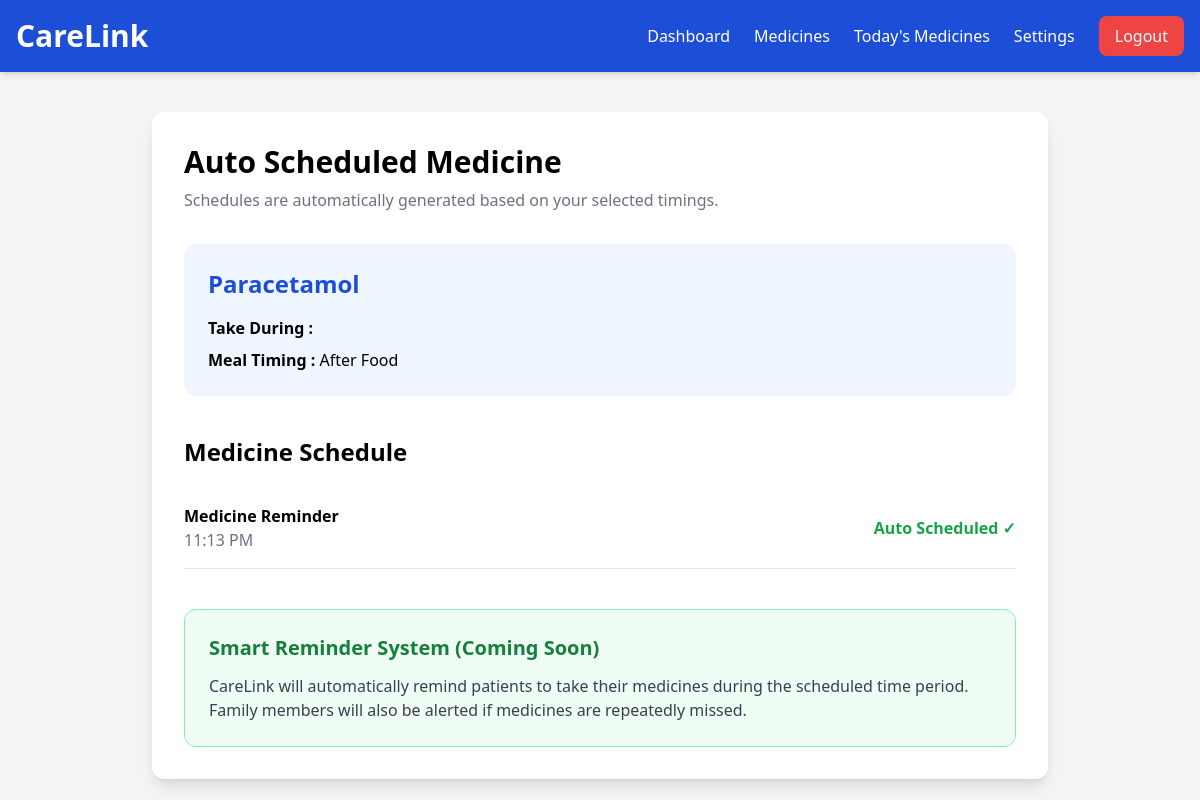
The page /patient/schedule_medicine.php?id=1 (signed in) on the database its author committed.
### tables this page shows
CREATE TABLE `medicines` (
  `id` int(11) NOT NULL,
  `patient_id` int(11) NOT NULL,
  `medicine_name` varchar(100) NOT NULL,
  `dosage` varchar(50) DEFAULT NULL,
  `take_time` varchar(100) DEFAULT NULL,
  `frequency` enum('Once Daily','Twice Daily','Three Times Daily','Weekly','As Needed') NOT NULL,
  `meal_timing` enum('Before Food','After Food','With Food','Anytime') DEFAULT 'Anytime',
  `is_active` tinyint(1) DEFAULT 1,
  `instructions` text DEFAULT NULL,
  `notes` text DEFAULT NULL,
  `start_date` date DEFAULT NULL,
  `end_date` date DEFAULT NULL
);

CREATE TABLE `schedules` (
  `id` int(11) NOT NULL,
  `medicine_id` int(11) NOT NULL,
  `dose_time` time NOT NULL,
  `reminder_enabled` tinyint(1) DEFAULT 1
);

### patient/schedule_medicine.php (the view, shortened to what this page needs)
<?php
require_once "../includes/header.php";
require_once "../config/db.php";
$medicine_id = $_GET["id"];
$medicine = $conn->query("
SELECT
medicine_name,
take_time,
meal_timing
FROM medicines
WHERE id=$medicine_id
")->fetch_assoc();
$schedules = $conn->query("
SELECT *
FROM schedules
WHERE medicine_id=$medicine_id
ORDER BY dose_time
");
?>
<div class="max-w-4xl mx-auto mt-10 bg-white rounded-xl shadow-lg p-8">
<h1 class="text-3xl font-bold">
Auto Scheduled Medicine
</h1>
<p class="text-gray-500 mt-2">
Schedules are automatically generated based on your selected timings.
</p>
<div class="bg-blue-50 rounded-xl p-6 mt-8">
<h2 class="text-2xl font-bold text-blue-700">
<?php echo htmlspecialchars($medicine["medicine_name"]); ?>
</h2>
<p class="mt-4">
<strong>Take During :</strong>
</p>
<p class="mt-2">
<strong>Meal Timing :</strong>
<?php
echo htmlspecialchars($medicine["meal_timing"]);
?>
</p>
</div>
<div class="mt-10">
<h2 class="text-2xl font-bold mb-5">
Medicine Schedule
</h2>
<?php
if($schedules->num_rows==0){
?>
<div class="bg-yellow-50 border border-yellow-300 rounded-xl p-5">
No schedules have been created yet.
</div>
<?php
}else{
while($row=$schedules->fetch_assoc()){
?>
<div class="flex justify-between items-center border-b py-4">
<div>
<p class="font-semibold">
Medicine Reminder
</p>
<p class="text-gray-500">
<?php
echo date(
"h:i A",
strtotime($row["dose_time"])
);
?>
</p>
</div>
<div class="text-green-600 font-bold">
Auto Scheduled ✓
</div>
</div>
<?php
}
}
?>
</div>
<div class="bg-green-50 border border-green-300 rounded-xl p-6 mt-10">
<h3 class="text-xl font-bold text-green-700">
Smart Reminder System (Coming Soon)
</h3>
<p class="mt-3 text-gray-700">
CareLink will automatically remind patients to take their medicines
during the scheduled time period. Family members will also be alerted
if medicines are repeatedly missed.
</p>
</div>
</div>
<?php include "../includes/footer.php"; ?>

### rows shown on the page
medicines: medicine_name "Paracetamol", meal_timing "After Food"
schedules: dose_time "11:13 PM"
